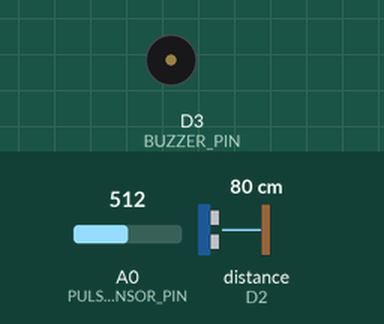
This sketch was run on a simulated ESP8266 (NodeMCU). Shown: buzzer (waves = sounding, pin HIGH). Wiring (inferred from the names in the program): ultrasonic range finder: trigger D1; echo D2. The inputs (shaded band) are chosen by the test bench; at power-on: distance to the obstacle (sensor on D2) 80 cm, A0 (PULSE_SENSOR_PIN) = 512. The echo pulse lasts 58.3 µs per cm; WiFi joins after 1.5 s; servers stay silent unless stated; random numbers use the default seed unless the sketch sets one; no MQTT or app messages arrive unless stated; pins used as bus, display or sensor lines are not drawn; what the sketch prints to the serial monitor is not drawn.

Above: at 2.7 s.
2.8 s: distance to the obstacle (sensor on D2) set to 56 cm
4.8 s: distance to the obstacle (sensor on D2) set to 45 cm
At 6.6 s:
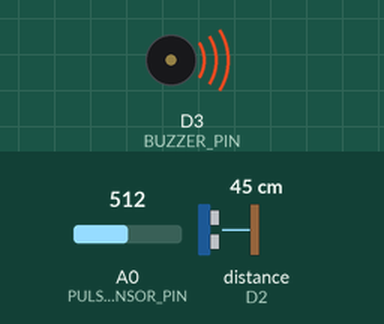
7.1 s: distance to the obstacle (sensor on D2) set to 60 cm
At 8.7 s:
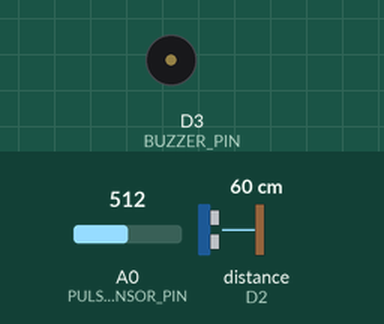
9.1 s: distance to the obstacle (sensor on D2) set to 2 cm
At 10.7 s:
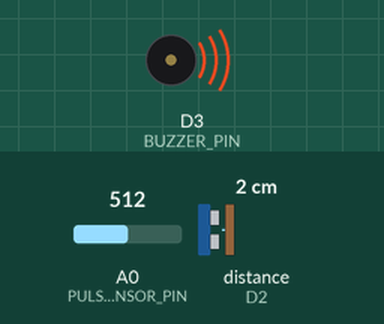
Timing chart, 0 to 12.2 s (numbered marks = the images above; inputs shaded):
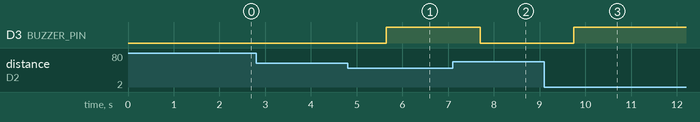

Measured:
- the behaviour switches between 51 and 50 cm on distance to the obstacle (sensor on D2) (found by bisection; images 0 and 1)
- after the input at 2.8 s, every drawn part: stays the same
- after the input at 4.8 s, D3 (BUZZER_PIN): LOW → HIGH after 0.85 s
- after the input at 7.1 s, D3 (BUZZER_PIN): HIGH → LOW after 0.60 s
- after the input at 9.1 s, D3 (BUZZER_PIN): LOW → HIGH after 0.64 s

The sketch:

Smart_Shoe_for_the_Blind.ino
```cpp
#include <ESP8266WiFi.h>
#include "Adafruit_MQTT.h"
#include "Adafruit_MQTT_Client.h"

// WiFi credentials
#define WIFI_SSID "//add your wifi name"
#define WIFI_PASSWORD "//add your wifi password"

// Adafruit IO credentials
#define AIO_SERVER "io.adafruit.com"
#define AIO_SERVERPORT 1883
#define AIO_USERNAME "//add your adafruit uername"
#define AIO_KEY "//add your adafruit password"

// Ultrasonic Sensor Pins
#define TRIG_PIN D1
#define ECHO_PIN D2

// Buzzer Pin
#define BUZZER_PIN D3

// Pulse Oximeter Sensor (SEN-11574) Pin
#define PULSE_SENSOR_PIN A0

// WiFi client
WiFiClient client;

// Adafruit MQTT client
Adafruit_MQTT_Client mqtt(&client, AIO_SERVER, AIO_SERVERPORT, AIO_USERNAME, AIO_KEY);

// MQTT Feeds
Adafruit_MQTT_Publish distanceFeed = Adafruit_MQTT_Publish(&mqtt, AIO_USERNAME "/feeds/distance");
Adafruit_MQTT_Publish pulseFeed = Adafruit_MQTT_Publish(&mqtt, AIO_USERNAME "/feeds/pulse");
Adafruit_MQTT_Publish alertFeed = Adafruit_MQTT_Publish(&mqtt, AIO_USERNAME "/feeds/alert");

void setup() {
  // Initialize Serial Monitor
  Serial.begin(9600);
  Serial.println("Setup Started...");

  // Initialize Ultrasonic Sensor
  pinMode(TRIG_PIN, OUTPUT);
  pinMode(ECHO_PIN, INPUT);

  // Initialize Buzzer
  pinMode(BUZZER_PIN, OUTPUT);

  // Connect to WiFi
  Serial.print("Connecting to WiFi...");
  WiFi.begin(WIFI_SSID, WIFI_PASSWORD);
  while (WiFi.status() != WL_CONNECTED) {
    delay(500);
    Serial.print(".");
  }
  Serial.println("Connected to WiFi!");

  // Connect to Adafruit IO
  connectToMQTT();

  Serial.println("Setup complete!");
}

void loop() {
  // Ensure connection to Adafruit IO
  MQTT_connect();

  // Read Ultrasonic Sensor
  long distance = readUltrasonic();
  Serial.print("Distance: ");
  Serial.print(distance);
  Serial.println(" cm");

  // Read Pulse Sensor
  int pulseValue = analogRead(PULSE_SENSOR_PIN);


  // Send data to Adafruit IO
  distanceFeed.publish(static_cast<int32_t>(distance)); // Cast distance properly
  pulseFeed.publish(static_cast<int32_t>(pulseValue)); // Cast pulse value properly

  // Alert system
  if (distance > 0 && distance < 50) {
    digitalWrite(BUZZER_PIN, HIGH);
    String alertMessage = "Obstacle detected! Distance: " + String(distance) + " cm";
    alertFeed.publish(alertMessage.c_str()); // Convert String to const char*
  } else {
    digitalWrite(BUZZER_PIN, LOW);
  }

  // Check Pulse Value
  if (pulseValue >= 1 && pulseValue <= 1500) {
    int randomValue = random(70, 91); // Generate random value between 70 and 90
    Serial.print("Pulse: ");
    Serial.println(randomValue);
  }
}

// Function to Read Ultrasonic Sensor
long readUltrasonic() {
  digitalWrite(TRIG_PIN, LOW);
  delayMicroseconds(2);
  digitalWrite(TRIG_PIN, HIGH);
  delayMicroseconds(10);
  digitalWrite(TRIG_PIN, LOW);

  long duration = pulseIn(ECHO_PIN, HIGH);
  if (duration == 0) {
    Serial.println("Error: No echo detected!");
    return -1;
  }
  long distance = duration * 0.034 / 2;
  return distance;
}

// Function to connect to Adafruit IO
void connectToMQTT() {
  Serial.print("Connecting to Adafruit IO...");
  int8_t ret;
  while ((ret = mqtt.connect()) != 0) {
    Serial.println(mqtt.connectErrorString(ret));
    Serial.println("Retrying in 5 seconds...");
    delay(5000);
  }
  Serial.println("Connected to Adafruit IO!");
}

// Function to maintain MQTT connection
void MQTT_connect() {
  if (!mqtt.connected()) {
    connectToMQTT();
  }
  mqtt.processPackets(1000);
}
```
